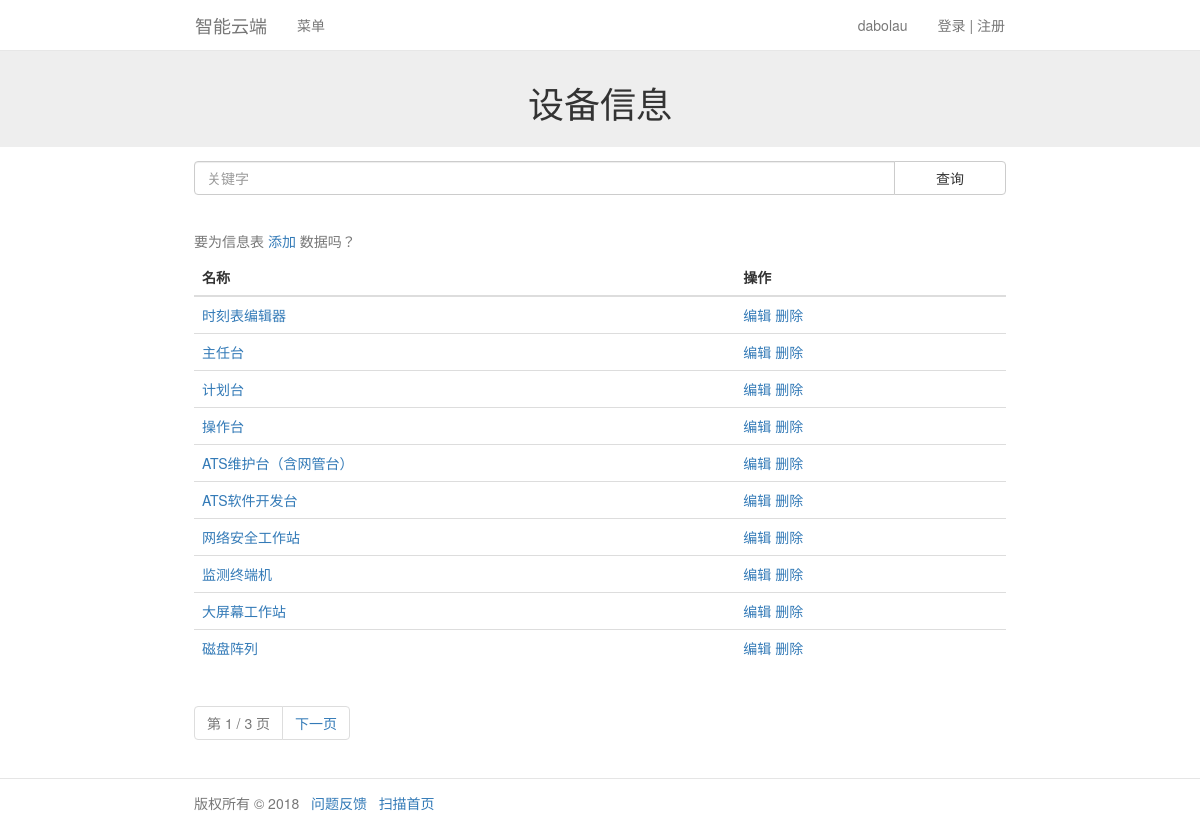
Page /equipment/?name= (signed in) on the committed database.
### equipment/models.py (models this page shows, shortened)
class Equipment(models.Model):
    equipment_photo = models.ManyToManyField(
        to=File,
        verbose_name='设备照片',
        limit_choices_to={'file_tag': '设备照片'},
        related_name='设备照片',
    )
    equipment_name = models.CharField(
        verbose_name='设备名称',
        max_length=32,
        unique=True,  #唯一标示
    )
    manufacturer_name = models.CharField(
        verbose_name='制造商名称',
        max_length=32,
    )
    model_specification = models.CharField(
        verbose_name='型号/规格',
        max_length=32,
    )
    equipment_location = models.CharField(
        verbose_name='存放位置',
        max_length=32,
    )
    enable_date = models.CharField(
        verbose_name='启用日期',
        max_length=32,
    )
    other_information = models.ManyToManyField(
        to=File,
        verbose_name='其它附件',
        limit_choices_to={'file_tag': '其它附件'},
        related_name='设备信息其它附件',  # 这个属性在整个系统中不能重复
    )
    create_time = models.DateTimeField(
        verbose_name='创建时间',
        auto_now_add=True,
    )
    update_time = models.DateTimeField(
        verbose_name='创建时间',
        auto_now=True,
    )
    class Meta:
        verbose_name = '设备信息'
        verbose_name_plural = '设备信息'

### equipment/views.py (the view)
# urls.py: path('', views.equipment, name='equipment'),
@login_required(login_url='/account/login')
def equipment(request):
    if request.method == 'GET':
        homeobj = Home.objects.filter(web_name='网站状态', web_status='打开').first()
        if not homeobj:
            return HttpResponseRedirect('/note/')
        name = request.GET.get('name')
        if name == None:
            return HttpResponseRedirect('/equipment/?name=')
        obj_all = Equipment.objects.filter(
            equipment_name__contains=name).order_by('-id')
        paginator = Paginator(obj_all, 10)  # 每页显示一条数据
        page = request.GET.get('page')
        try:
            obj = paginator.page(page)
        except PageNotAnInteger:
            obj = paginator.page(1)  # 如果页面不是整数跳到第一页
        except EmptyPage:
            obj = paginator.page(paginator.num_pages)  # 如果页面超出最大范围跳到最后一页
        return render(request, 'equipment.html', locals())

### templates/equipment.html (shortened to what this page needs)
{% load static %}
<!DOCTYPE html>
<html>
<head>
    <link rel="stylesheet" href="{% static 'bootstrap/css/bootstrap.min.css' %}">
    <link rel="stylesheet" href="{% static 'css/css.css' %}">
</head>
<body>
    {% include 'navbar.html' %}
    <div class="banner">
        <div class="container">
            <div class="row text-center">
                <h1>设备信息</h1>
            </div>
        </div>
    </div>
    <div class="container">
        <div class="row">
            <form class="search" action="{% url 'equipment' %}" method="get">
                <div class="input-group">
                    <input type="text" name="name" class="form-control" placeholder="关键字">
                    <span class="input-group-btn">
                        <input type="submit" class="btn btn-default" value="查询">
                    </span>
                </div>
            </form>
            <table class="table table-hover">
                <caption>要为信息表
                    <a href="{% url 'equipment_add' %}">添加</a> 数据吗？</caption>
                <thead>
                    <tr>
                        <th class="col-xs-8">名称</th>
                        <th class="col-xs-4">操作</th>
                    </tr>
                </thead>
                <tbody>
                    {% for o in obj %}
                    <tr>
                        <td>
                            <a href="{% url 'equipment_detail' %}?id={{ o.id }}">{{ o.equipment_name }}</a>
                        </td>
                        <td>
                            <a href="{% url 'equipment_change' %}?id={{ o.id }}">编辑</a>
                            <a href="{% url 'equipment_delete' %}?id={{ o.id }}">删除</a>
                        </td>
                    </tr>
                    {% endfor %}
                </tbody>
            </table>
            <nav aria-label="Page navigation">
                <ul class="pagination">
                    <li class="disabled">
                        <a href="#">第 {{obj.number}} / {{obj.paginator.num_pages}} 页</a>
                    </li>
                    {% if obj.has_next %}
                    <li>
                        <a href="/equipment/?name={{name}}&page={{obj.next_page_number}}">下一页</a>
                    </li>
                    {% endif %}
                </ul>
            </nav>
        </div>
    </div>
    {% include 'footer.html' %}
</body>
</html>

### templates/navbar.html (shortened to what this page needs)
<nav class="navbar navbar-default navbar-fixed-top" role="navigation">
    <div class="container">
        <div class="navbar-header">
            <a class="navbar-brand" href="{% url 'main' %}">智能云端</a>
        </div>
        <div id="navbar" class="navbar-collapse collapse">
            <ul class="nav navbar-nav">
                <li class="dropdown">
                    <a href="#" class="dropdown-toggle" data-toggle="dropdown">菜单</a>
                </li>
            </ul>
            <ul class="nav navbar-nav navbar-right">
                <li class="dropdown">
                    <a href="#" class="dropdown-toggle" data-toggle="dropdown">登录 | 注册</a>
                </li>
            </ul>
            <ul class="nav navbar-nav navbar-right">
                <li class="dropdown">
                    <a href="#" class="dropdown-toggle" data-toggle="dropdown">{{user}}</a>
                </li>
            </ul>
        </div>
    </div>
</nav>

### static/css/css.css (style rules this page uses)
.navbar { background: #fff; }
.container { max-width: 60em; }
.row { padding-top: 1em; padding-bottom: 1em; padding-left: 1em; padding-right: 1em; }
.banner { padding-top: 3.5em; background: #eee; }
.btn { max-width: 8em; min-width: 8em; }
.search { padding-bottom: 2em; }

### rows in the picture
Equipment: equipment_name "时刻表编辑器"
Equipment: equipment_name "主任台"
Equipment: equipment_name "计划台"
Equipment: equipment_name "操作台"
Equipment: equipment_name "ATS维护台（含网管台）"
Equipment: equipment_name "ATS软件开发台"
Equipment: equipment_name "网络安全工作站"
Equipment: equipment_name "监测终端机"
Equipment: equipment_name "大屏幕工作站"
Equipment: equipment_name "磁盘阵列"

### other values in the picture
{{ user }} "dabolau"
{{ obj.number }} "1"
{{ obj.paginator.num_pages }} "3"
